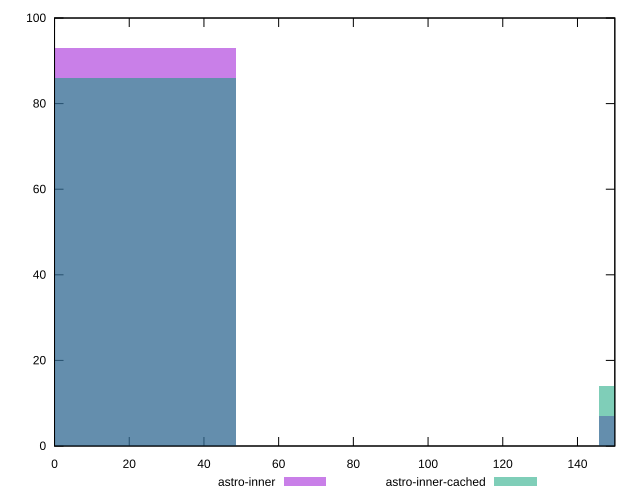

Here is the gnuplot script that generated this plot:
reset

$astroInner <<EOF
0 93
194.1954086341573 7
EOF

$astroInnerCached <<EOF
194.1954086341573 14
0 86
EOF

set key outside below
set boxwidth 97.09770431707865
set xrange [0:150]
set yrange [0:100]
set trange [0:100]
set style fill transparent solid 0.5 noborder
set terminal svg size 640, 500 enhanced background rgb 'white'
set output "reports/report_00033_2021-03-01T14-23-16.841Z/unminified-javascript/comparison/histogram/2_vs_3.svg"

plot $astroInner title "astro-inner" with boxes, \
     $astroInnerCached title "astro-inner-cached" with boxes

reset
